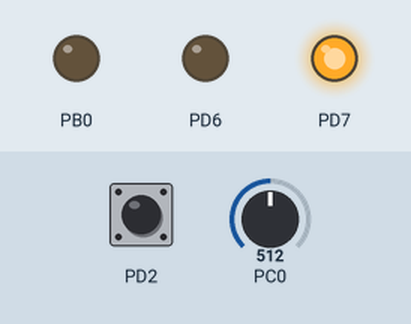
Bench run of a program on a simulated ATmega328P, built with avr-gcc and emulated at 16 MHz. On the bench: output pins drawn as LEDs (lit = HIGH). The test bench sets the inputs (shaded band); at power-on: PD2 HIGH, PC0 = 512.

Above: at 1.2 s.
1.3 s: PD2 pulled LOW for 0.25 s
At 2.0 s:
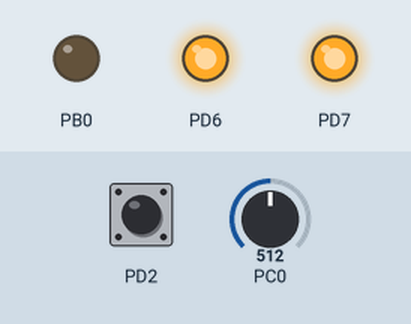
3.0 s: PC0 set to 20
At 4.3 s:
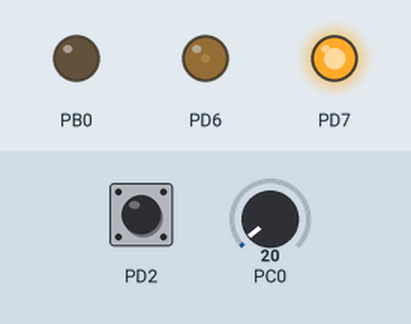
4.6 s: PC0 set to 55
6.1 s: PC0 set to 67
At 6.9 s:
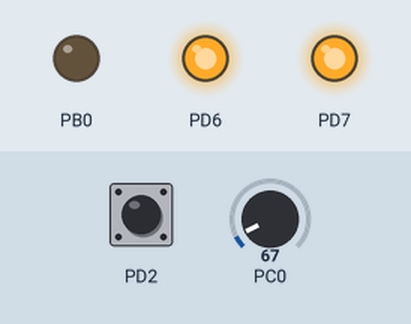
7.8 s: PC0 set to 0
At 9.1 s:
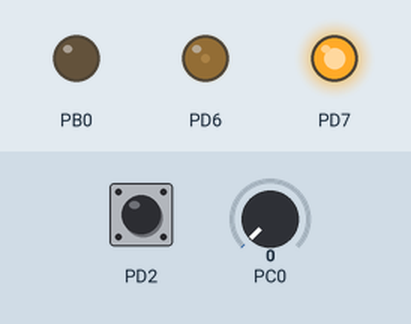
9.4 s: PC0 set to 122
At 10.6 s:
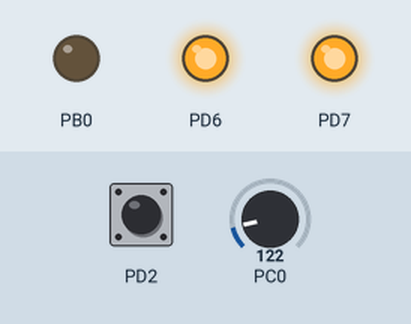
Timing chart, 0 to 12.0 s (numbered marks = the images above; inputs shaded):
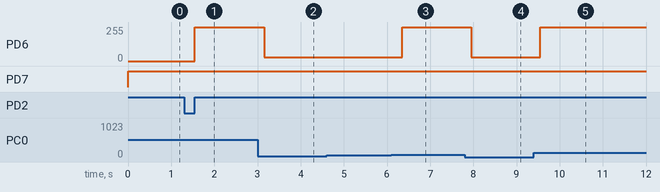

Measured:
- the behaviour switches between 61 and 62 on PC0 (found by bisection; images 2 and 3)
- after the input at 1.3 s, PD6: 0/255 → 255/255 after 0.25 s
- after the input at 3.0 s, PD6: 255/255 → 30/255 after 0.15 s
- after the input at 4.6 s, every drawn part: stays the same
- after the input at 6.1 s, PD6: 30/255 → 255/255 after 0.25 s
- after the input at 7.8 s, PD6: 255/255 → 30/255 after 0.15 s
- after the input at 9.4 s, PD6: 30/255 → 255/255 after 0.15 s

The program:

main.c
```c
/*
 * Automated cooling system using LM35.c
 *
 * Created: 16-06-2026 17:29:38
 * Author : ADMIN
 */
#define F_CPU 16000000UL
#include <avr/io.h>
#include <util/delay.h>

uint8_t system_on =0;

void ADC_Init (void)
{
	ADMUX |= ( 1 << REFS0);
	ADCSRA |= ( 1 << ADEN) | ( 1 << ADPS2 ) | ( 1 << ADPS1) | ( 1 << ADPS0);

}
uint16_t Read_ADC(uint8_t channel)
{
	ADMUX = (ADMUX & 0XF8)|channel;
	ADCSRA |= ( 1 << ADSC);
	while (ADCSRA & ( 1 << ADSC));
	return ADC ;
}

float READ_Temperature()
{
	uint16_t adc_value ;
	adc_value = Read_ADC(0);
	float voltage = (adc_value * 5.0)/ 1023.0;
	float temperature = voltage * 100.0 ;
	return temperature;
}

void PWM_Init()
{
	 DDRD |= (1 << PD6);   // OC0A


	 TCCR0A |= (1 << COM0A1) | (1 << WGM00) | (1 << WGM01);

	 TCCR0B |= (1 << CS01) | (1 << CS00);

	 OCR0A = 0;
}
void Motor_Control(float temp)
{
	if(temp < 30)
	{
		OCR0A = 30;      // 30%
	}
	else
	{
		OCR0A= 255;     // 100%
	}
}
void Check_button()
{
	if(!(PIND & (1 << PD2)))
	{
		_delay_ms(50);

		if(!(PIND & (1 << PD2)))
		{
			system_on ^= 1;

			while(!(PIND & (1 << PD2)));
		}
	}
}

int main()
{
    ADC_Init();
    PWM_Init();

	DDRD |= ( 1 << PD7);
	DDRB |= ( 1 << PB0);

	PORTD |= (1<<PD7);
	PORTB &= ~(1<<PB0);


    DDRD &= ~(1 << PD2);      // Button input
    PORTD |= (1 << PD2);      // Internal pull-up


    while (1)
    {
		 Check_button();


		 if(system_on)
		 {
			 float temperature ;
			 temperature = READ_Temperature();
			 Motor_Control(temperature);

			 _delay_ms(200);   // Debounce
		 }
		 else
		 {
			 OCR0A = 0;   // Motor OFF
		 }
		 _delay_ms(200);
	 }
    }
```

ACS.C
```c
/*
 * ACS.C
 *
 * Created: 17-06-2026 15:39:41
 *  Author: ADMIN
 */


#define F_CPU 16000000UL
#include <avr/io.h>
#include <util/delay.h>
#include "ACS.H"

void adc_init(void)
{

ADMUX |= (( 1 << REFS0) | ( 1 << REFS1));
ADCSRA |= ( 1 << ADEN) | ( 1 << ADPS2 ) | ( 1 << ADPS1) | ( 1 << ADPS0);
}

//Step1 setting reference voltage
 
```

ACS.H
```c
/*
 * ACS.H
 *
 * Created: 17-06-2026 15:39:26
 *  Author: ADMIN
 */
```
